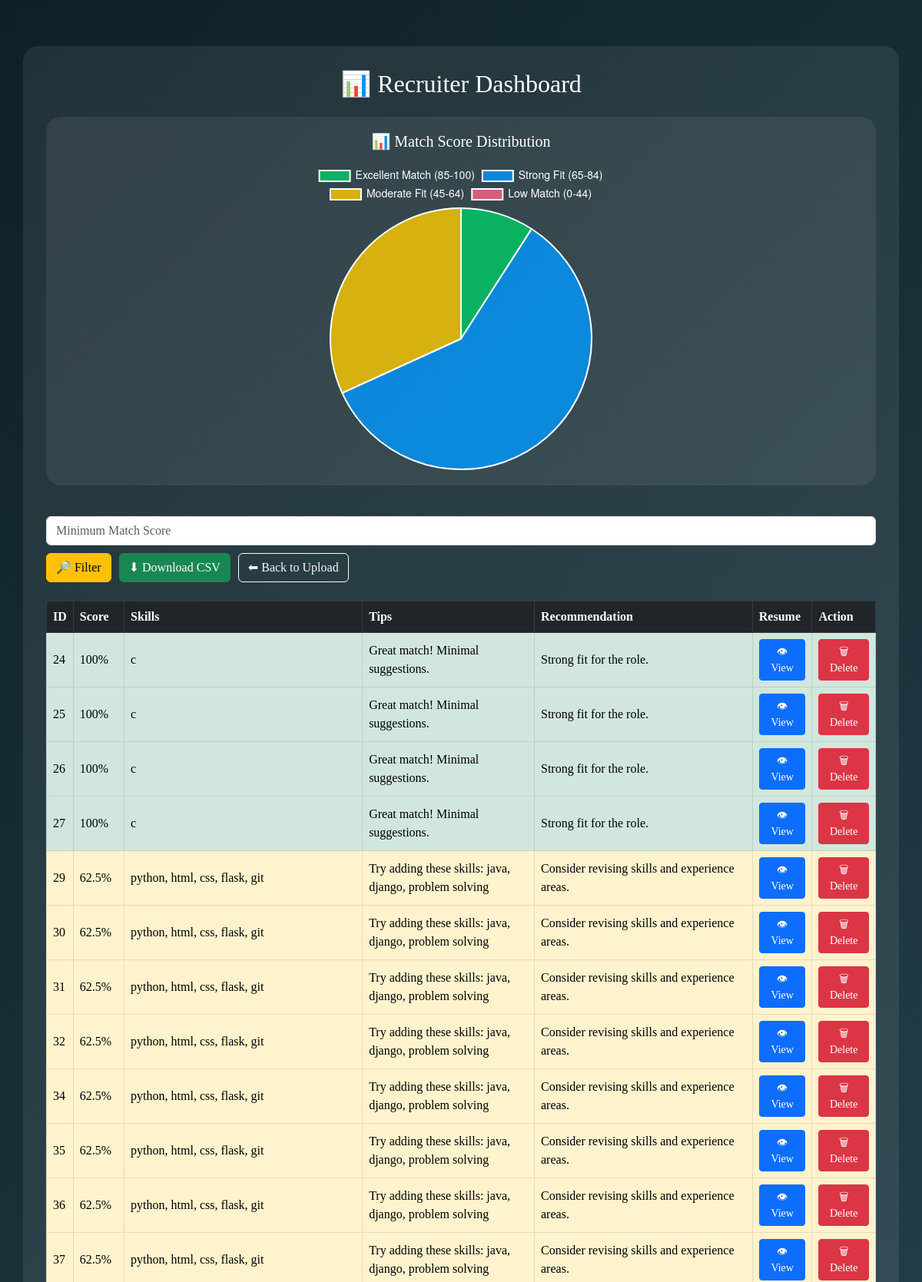
/dashboard (upper part), run on the app's committed database.
### tables this page shows
CREATE TABLE resume_results (
                        id INTEGER PRIMARY KEY AUTOINCREMENT,
                        score INTEGER,
                        skills TEXT,
                        tips TEXT,
                        recommendation TEXT
                    );

### app.py (the view)
@app.route('/dashboard')
def dashboard():
    score_filter = request.args.get('score_filter')
    conn = sqlite3.connect('resume_data.db')
    cursor = conn.cursor()
    if score_filter:
        cursor.execute("SELECT * FROM resume_results WHERE score >= ?", (score_filter,))
    else:
        cursor.execute("SELECT * FROM resume_results")
    results = cursor.fetchall()
    conn.close()
    chart_data = [0, 0, 0, 0]  # Excellent, Strong, Moderate, Low
    for row in results:
        score = row[1]
        if score >= 85:
            chart_data[0] += 1
        elif score >= 65:
            chart_data[1] += 1
        elif score >= 45:
            chart_data[2] += 1
        else:
            chart_data[3] += 1
    return render_template("dashboard.html", results=results, chart_data=chart_data)

### templates/dashboard.html (shortened to what this page needs)
<!DOCTYPE html>
<html lang="en">
<head>
  <link href="https://cdn.jsdelivr.net/npm/bootstrap@5.3.0/dist/css/bootstrap.min.css" rel="stylesheet" />
</head>
<body>
  <div class="container container-box">
    <h2 class="text-center mb-4">📊 Recruiter Dashboard</h2>
    <div class="chart-container text-center">
      <h5 class="mb-3">📊 Match Score Distribution</h5>
      <canvas id="matchPieChart" width="400" height="300"></canvas>
    </div>
    <form method="GET" action="/dashboard" class="mb-4 form-inline">
      <input type="number" name="score_filter" class="form-control" placeholder="Minimum Match Score" />
      <button type="submit" class="btn btn-warning">🔎 Filter</button>
      <a href="/export" class="btn btn-success">⬇ Download CSV</a>
      <a href="/" class="btn btn-outline-light">⬅ Back to Upload</a>
    </form>
    <table class="table table-bordered table-hover">
      <thead class="table-dark">
        <tr>
          <th>ID</th>
          <th>Score</th>
          <th>Skills</th>
          <th>Tips</th>
          <th>Recommendation</th>
          <th>Resume</th>
          <th>Action</th>
        </tr>
      </thead>
      <tbody>
        {% for row in results %}
          <tr class="{% if row[1] >= 85 %}table-success{% elif row[1] >= 65 %}table-info{% elif row[1] >= 45 %}table-warning{% else %}table-danger{% endif %}">
            <td>{{ row[0] }}</td>
            <td>{{ row[1] }}%</td>
            <td>{{ row[2] }}</td>
            <td style="white-space: pre-wrap;">{{ row[3] }}</td>
            <td>{{ row[4] }}</td>
            <td><a href="/resume/{{ row[0] }}" target="_blank" class="btn btn-primary btn-sm">👁 View</a></td>
            <td>
              <form method="POST" action="/delete/{{ row[0] }}" onsubmit="return confirm('Are you sure to delete this record?');">
                <button class="btn btn-danger btn-sm">🗑 Delete</button>
              </form>
            </td>
          </tr>
        {% endfor %}
      </tbody>
    </table>
  </div>
  <script>
    const matchData = {{ chart_data | tojson }};
    const ctx = document.getElementById('matchPieChart').getContext('2d');
    new Chart(ctx, {
      type: 'pie',
      data: {
        labels: ['Excellent Match (85-100)', 'Strong Fit (65-84)', 'Moderate Fit (45-64)', 'Low Match (0-44)'],
        datasets: [{
          data: matchData,
          backgroundColor: [
            'rgba(0, 204, 102, 0.8)',   // Excellent - green
            'rgba(0, 153, 255, 0.8)',   // Strong - blue
            'rgba(255, 204, 0, 0.8)',   // Moderate - yellow
            'rgba(255, 99, 132, 0.8)'   // Low - red
          ],
          borderColor: ['#fff'],
          borderWidth: 2
        }]
      },
      options: {
        responsive: true,
        plugins: {
          legend: {
            labels: {
              color: '#fff',
              font: { size: 14 }
            }
          }
        }
      }
    });
  </script>
</body>
</html>

### templates/dashboard.html (style rules this page uses)
body { background: linear-gradient(135deg, #0f2027, #203a43, #2c5364); color: white; font-family: 'Times New Roman', serif; }
.container-box { background-color: rgba(255, 255, 255, 0.08); padding: 30px; border-radius: 20px; margin-top: 60px; }
table { background-color: white; color: black; }
th, td { vertical-align: middle; }
.btn-sm { padding: 5px 10px; }
.form-inline { display: flex; gap: 10px; flex-wrap: wrap; }
.chart-container { background-color: rgba(255, 255, 255, 0.07); padding: 20px; border-radius: 20px; margin-bottom: 40px; }
canvas { max-width: 500px; margin: 0 auto; }

### data on the page
resume_results: id "24", score "100", skills "c", tips "Great match! Minimal suggestions.", recommendation "Strong fit for the role."
resume_results: id "25", score "100", skills "c", tips "Great match! Minimal suggestions.", recommendation "Strong fit for the role."
resume_results: id "26", score "100", skills "c", tips "Great match! Minimal suggestions.", recommendation "Strong fit for the role."
resume_results: id "27", score "100", skills "c", tips "Great match! Minimal suggestions.", recommendation "Strong fit for the role."
resume_results: id "29", score "62.5", skills "python, html, css, flask, git", tips "Try adding these skills: java, django, problem solving", recommendation "Consider revising skills and experience areas."
resume_results: id "30", score "62.5", skills "python, html, css, flask, git", tips "Try adding these skills: java, django, problem solving", recommendation "Consider revising skills and experience areas."
resume_results: id "31", score "62.5", skills "python, html, css, flask, git", tips "Try adding these skills: java, django, problem solving", recommendation "Consider revising skills and experience areas."
resume_results: id "32", score "62.5", skills "python, html, css, flask, git", tips "Try adding these skills: java, django, problem solving", recommendation "Consider revising skills and experience areas."
resume_results: id "34", score "62.5", skills "python, html, css, flask, git", tips "Try adding these skills: java, django, problem solving", recommendation "Consider revising skills and experience areas."
resume_results: id "35", score "62.5", skills "python, html, css, flask, git", tips "Try adding these skills: java, django, problem solving", recommendation "Consider revising skills and experience areas."
resume_results: id "36", score "62.5", skills "python, html, css, flask, git", tips "Try adding these skills: java, django, problem solving", recommendation "Consider revising skills and experience areas."
resume_results: id "37", score "62.5", skills "python, html, css, flask, git", tips "Try adding these skills: java, django, problem solving", recommendation "Consider revising skills and experience areas."

### other printed values
chart data {{ chart_data | tojson }} [4, 26, 14, 0]
